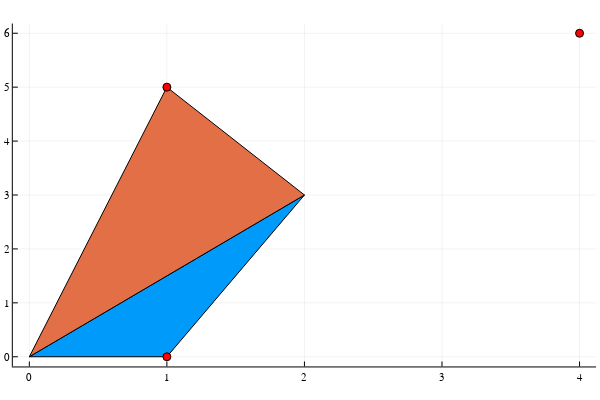

The code cell stored with this chart in its notebook:
### Code cell
X=Polymake.fulton.NormalToricVariety(INPUT_RAYS=[1 0; 2 3; 1 5],INPUT_CONES=[[0,1],[1,2]])
F=addStackStructure(X,[1,2,1])
showStackyFan(F)

### Figure 1 — Plotly figure (JSON) as saved in the notebook; plotly's stock layout.template omitted (floating-point values rounded to 4 significant figures)
{"data": [{"fill": "tozeroy", "fillcolor": "rgba(0, 154, 250, 1.000)", "hoverinfo": "none", "legendgroup": "y1", "line": {"color": "rgba(0, 0, 0, 1.000)", "dash": "solid", "width": 1}, "mode": "lines", "name": "y1", "showlegend": true, "type": "scatter", "x": [0, 1, 2, 0], "xaxis": "x1", "y": [0, 0, 3, 0], "yaxis": "y1"}, {"fill": "tozeroy", "fillcolor": "rgba(227, 111, 71, 1.000)", "hoverinfo": "none", "legendgroup": "y2", "line": {"color": "rgba(0, 0, 0, 1.000)", "dash": "solid", "width": 1}, "mode": "lines", "name": "y2", "showlegend": true, "type": "scatter", "x": [0, 2, 1, 0], "xaxis": "x1", "y": [0, 3, 5, 0], "yaxis": "y1"}, {"colorbar": {"title": ""}, "legendgroup": "y3", "line": {"color": "rgba(255, 0, 0, 1.000)", "dash": "solid", "shape": "linear", "width": 1}, "marker": {"color": "rgba(255, 0, 0, 1.000)", "line": {"color": "rgba(0, 0, 0, 1.000)", "width": 1}, "size": 8, "symbol": "circle"}, "mode": "lines+markers", "name": "y3", "showlegend": true, "type": "scatter", "x": [1], "xaxis": "x", "y": [0], "yaxis": "y", "zmax": null, "zmin": null}, {"colorbar": {"title": ""}, "legendgroup": "y4", "line": {"color": "rgba(255, 0, 0, 1.000)", "dash": "solid", "shape": "linear", "width": 1}, "marker": {"color": "rgba(255, 0, 0, 1.000)", "line": {"color": "rgba(0, 0, 0, 1.000)", "width": 1}, "size": 8, "symbol": "circle"}, "mode": "lines+markers", "name": "y4", "showlegend": true, "type": "scatter", "x": [4], "xaxis": "x", "y": [6], "yaxis": "y", "zmax": null, "zmin": null}, {"colorbar": {"title": ""}, "legendgroup": "y5", "line": {"color": "rgba(255, 0, 0, 1.000)", "dash": "solid", "shape": "linear", "width": 1}, "marker": {"color": "rgba(255, 0, 0, 1.000)", "line": {"color": "rgba(0, 0, 0, 1.000)", "width": 1}, "size": 8, "symbol": "circle"}, "mode": "lines+markers", "name": "y5", "showlegend": true, "type": "scatter", "x": [1], "xaxis": "x", "y": [5], "yaxis": "y", "zmax": null, "zmin": null}], "layout": {"annotations": [], "height": 400, "margin": {"b": 20, "l": 0, "r": 0, "t": 20}, "paper_bgcolor": "rgba(255, 255, 255, 1.000)", "plot_bgcolor": "rgba(255, 255, 255, 1.000)", "showlegend": false, "width": 600, "xaxis": {"anchor": "y", "domain": [0.02138, 0.9934], "gridcolor": "rgba(0, 0, 0, 0.100)", "gridwidth": 0.5, "linecolor": "rgba(0, 0, 0, 1.000)", "mirror": false, "range": [-0.12, 4.12], "showgrid": true, "showline": true, "showticklabels": true, "tickangle": 0, "tickcolor": "rgb(0, 0, 0)", "tickfont": {"color": "rgba(0, 0, 0, 1.000)", "family": "sans-serif", "size": 11}, "tickmode": "array", "ticks": "inside", "ticktext": ["0", "1", "2", "3", "4"], "tickvals": [0, 1, 2, 3, 4], "title": "", "titlefont": {"color": "rgba(0, 0, 0, 1.000)", "family": "sans-serif", "size": 15}, "type": "-", "visible": true, "zeroline": false, "zerolinecolor": "rgba(0, 0, 0, 1.000)"}, "yaxis": {"anchor": "x", "domain": [0.03762, 0.9902], "gridcolor": "rgba(0, 0, 0, 0.100)", "gridwidth": 0.5, "linecolor": "rgba(0, 0, 0, 1.000)", "mirror": false, "range": [-0.18, 6.18], "showgrid": true, "showline": true, "showticklabels": true, "tickangle": 0, "tickcolor": "rgb(0, 0, 0)", "tickfont": {"color": "rgba(0, 0, 0, 1.000)", "family": "sans-serif", "size": 11}, "tickmode": "array", "ticks": "inside", "ticktext": ["0", "1", "2", "3", "4", "5", "6"], "tickvals": [0, 1, 2, 3, 4, 5, 6], "title": "", "titlefont": {"color": "rgba(0, 0, 0, 1.000)", "family": "sans-serif", "size": 15}, "type": "-", "visible": true, "zeroline": false, "zerolinecolor": "rgba(0, 0, 0, 1.000)"}}}
